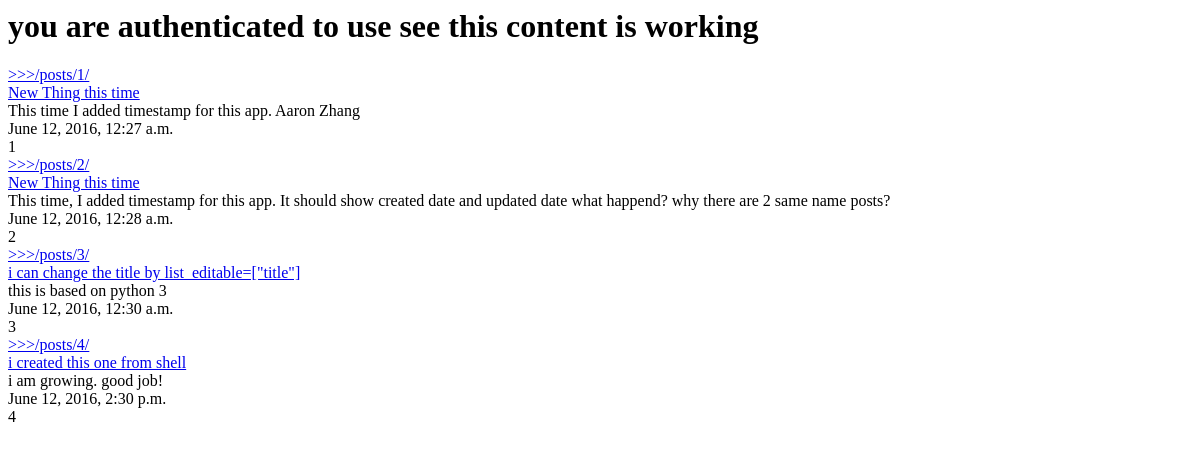
Before: /posts/ (signed in) with the older database file.
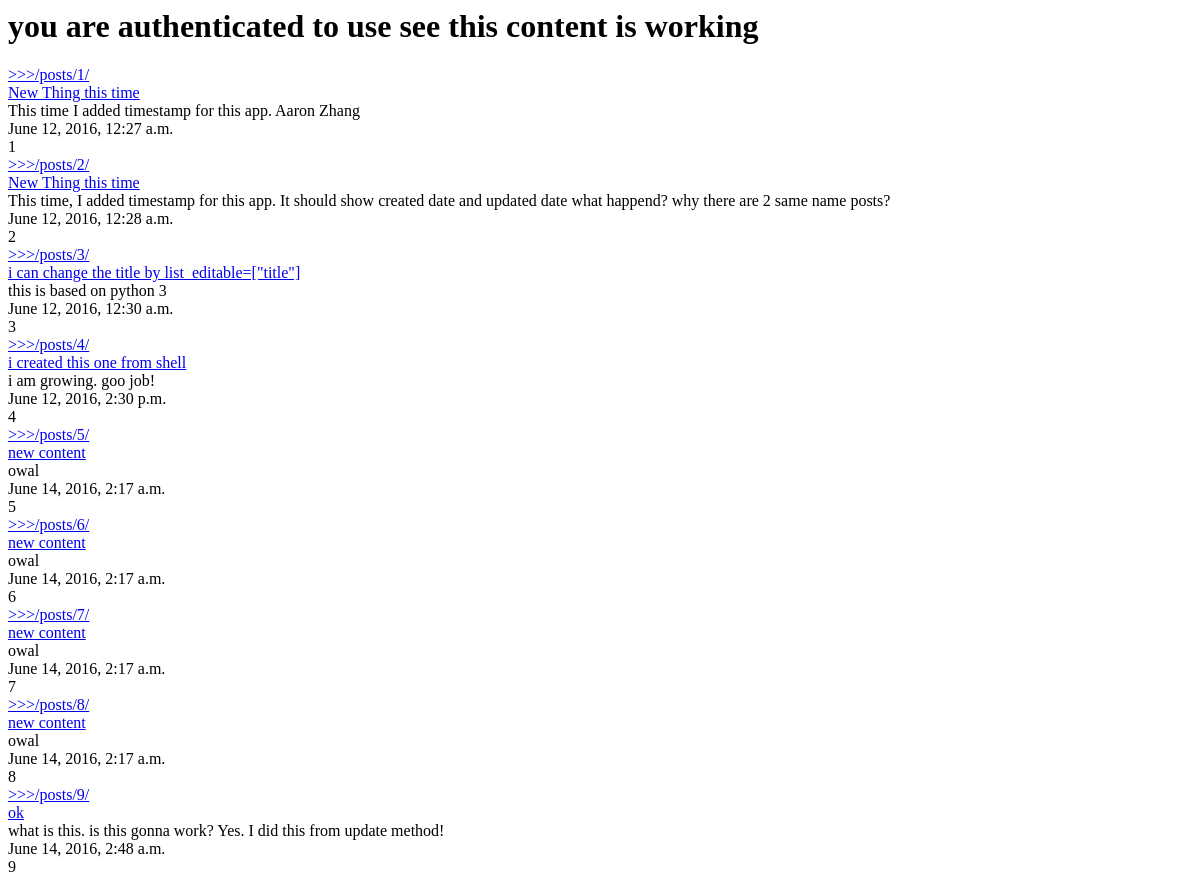
After: the same page with the newer database file.
### posts/models.py (models this page shows, shortened)
class Post(models.Model):
    title = models.CharField(max_length=120)
    content = models.TextField()
    timestamp = models.DateTimeField(auto_now=False, auto_now_add=True)
    updated = models.DateTimeField(auto_now=True, auto_now_add=False)
    def get_absolute_url(self):
        return reverse("posts:detail", kwargs={"pk": self.id})

### posts/views.py (the view)
def post_list(request):
    object_list = models.Post.objects.all()
    if request.user.is_authenticated():
        context = {
        "object_list": object_list,
        "title":"you are authenticated to use see this content"
        }
    else:
        context = {
         "title":"List"
        }
    return render(request, "posts/base.html", context)

### posts/templates/posts/base.html
<html>
<body>
  <div class="container">
    {% block content %}
    <h1>{{ title }} is working</h1>
    {% for obj in object_list %}
    <a href='{% url "posts:detail" pk=obj.id %}'>>>>{% url "posts:detail" pk=obj.id %}</a></br>
    <a href='{{ obj.get_absolute_url }}'>{{obj.title}}</a><br/>
    {{ obj.content }}</br>
    {{ obj.timestamp }}</br>
    {{ obj.id }}</br>
    {% endfor %}
    {% endblock content %}
  </div>
</body>
</html>

Changed rows visible on the page:
changed Post "/posts/4/": content "i am growing. good job!" → "i am growing. goo job!"
added Post: id "/posts/5/", title "new content", content "owal", timestamp "June 14, 2016, 2:17 a.m.", id "5"
added Post: id "/posts/6/", title "new content", content "owal", timestamp "June 14, 2016, 2:17 a.m.", id "6"
added Post: id "/posts/7/", title "new content", content "owal", timestamp "June 14, 2016, 2:17 a.m.", id "7"
added Post: id "/posts/8/", title "new content", content "owal", timestamp "June 14, 2016, 2:17 a.m.", id "8"
added Post: id "/posts/9/", title "ok", content "what is this. is this gonna work? Yes. I did this from update method!", timestamp "June 14, 2016, 2:48 a.m.", id "9"
